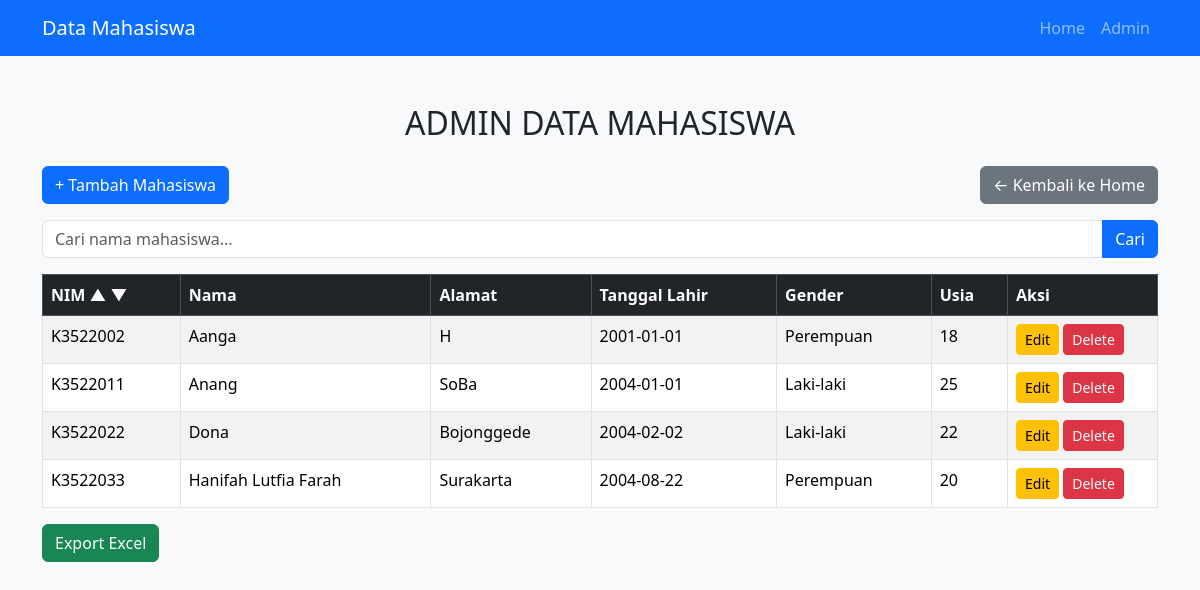
The app's page /admin/index.php with its own data.
### tables this page shows
CREATE TABLE `mahasiswa` (
  `nim` varchar(20) NOT NULL,
  `nama` varchar(100) DEFAULT NULL,
  `alamat` varchar(100) DEFAULT NULL,
  `tanggal_lahir` date DEFAULT NULL,
  `gender` varchar(20) DEFAULT NULL,
  `usia` int(5) DEFAULT NULL
);

### admin/index.php (the view, shortened to what this page needs)
<?php
include '../config/koneksi.php';
include '../layout/header.php';
$search = isset($_GET['search']) ? $_GET['search'] : "";
$order = "ASC";
$query = "SELECT * FROM mahasiswa
          WHERE nama LIKE '%$search%'
          ORDER BY nim $order";
$data = mysqli_query($conn, $query);
?>
<!DOCTYPE html>
<html>
<head>
    <link href="https://cdn.jsdelivr.net/npm/bootstrap@5.3.2/dist/css/bootstrap.min.css" rel="stylesheet">
</head>
<body class="bg-light">
    <div class="container mt-5">
        <h2 class="text-center mb-4">ADMIN DATA MAHASISWA</h2>
        <div class="d-flex justify-content-between mb-3">
            <a href="tambah.php" class="btn btn-primary">+ Tambah Mahasiswa</a>
            <a href="../index.php" class="btn btn-secondary">← Kembali ke Home</a>
        </div>
        <form method="GET" class="mb-3">
            <div class="input-group">
                <input type="text" name="search" class="form-control" placeholder="Cari nama mahasiswa..."
                    value="<?= $search ?>">
                <button class="btn btn-primary">Cari</button>
            </div>
        </form>
        <table class="table table-bordered table-striped">
            <thead class="table-dark">
                <tr>
                    <th>
                        NIM
                        <a href="?sort=asc" class="text-white text-decoration-none">▲</a>
                        <a href="?sort=desc" class="text-white text-decoration-none">▼</a>
                    </th>
                    <th>Nama</th>
                    <th>Alamat</th>
                    <th>Tanggal Lahir</th>
                    <th>Gender</th>
                    <th>Usia</th>
                    <th width="150">Aksi</th>
                </tr>
            </thead>
            <tbody>
                <?php while($row = mysqli_fetch_assoc($data)) { ?>
                <tr>
                    <td><?= $row['nim'] ?></td>
                    <td><?= $row['nama'] ?></td>
                    <td><?= $row['alamat'] ?></td>
                    <td><?= $row['tanggal_lahir'] ?></td>
                    <td><?= $row['gender'] ?></td>
                    <td><?= $row['usia'] ?></td>
                    <td>
                        <a href="edit.php?nim=<?= $row['nim'] ?>" class="btn btn-warning btn-sm">
                            Edit
                        </a>
                        <a href="delete.php?nim=<?= $row['nim'] ?>" class="btn btn-danger btn-sm"
                            onclick="return confirm('Yakin ingin menghapus data ini?')">
                            Delete
                        </a>
                    </td>
                </tr>
                <?php } ?>
            </tbody>
        </table>
        <div>
            <a href="export.php" class="btn btn-success">
                Export Excel
            </a>
        </div>
    </div>
</body>
</html>

### layout/header.php (shortened to what this page needs)
<!DOCTYPE html>
<html>
<head>
    <link href="https://cdn.jsdelivr.net/npm/bootstrap@5.3.2/dist/css/bootstrap.min.css" rel="stylesheet">
</head>
<body>
    <nav class="navbar navbar-expand-lg navbar-dark bg-primary">
        <div class="container">
            <a class="navbar-brand" href="/mahasiswa_serkom/index.php">Data Mahasiswa</a>
            <div class="collapse navbar-collapse" id="navbarNav">
                <ul class="navbar-nav ms-auto">
                    <li class="nav-item">
                        <a class="nav-link" href="/mahasiswa_serkom/index.php">Home</a>
                    </li>
                    <li class="nav-item">
                        <a class="nav-link" href="/mahasiswa_serkom/admin/index.php">Admin</a>
                    </li>
                </ul>
            </div>
        </div>
    </nav>

### records on screen
mahasiswa: nim "K3522002", nama "Aanga", alamat "H", tanggal_lahir "2001-01-01", gender "Perempuan", usia "18"
mahasiswa: nim "K3522011", nama "Anang", alamat "SoBa", tanggal_lahir "2004-01-01", gender "Laki-laki", usia "25"
mahasiswa: nim "K3522022", nama "Dona", alamat "Bojonggede", tanggal_lahir "2004-02-02", gender "Laki-laki", usia "22"
mahasiswa: nim "K3522033", nama "Hanifah Lutfia Farah", alamat "Surakarta", tanggal_lahir "2004-08-22", gender "Perempuan", usia "20"
